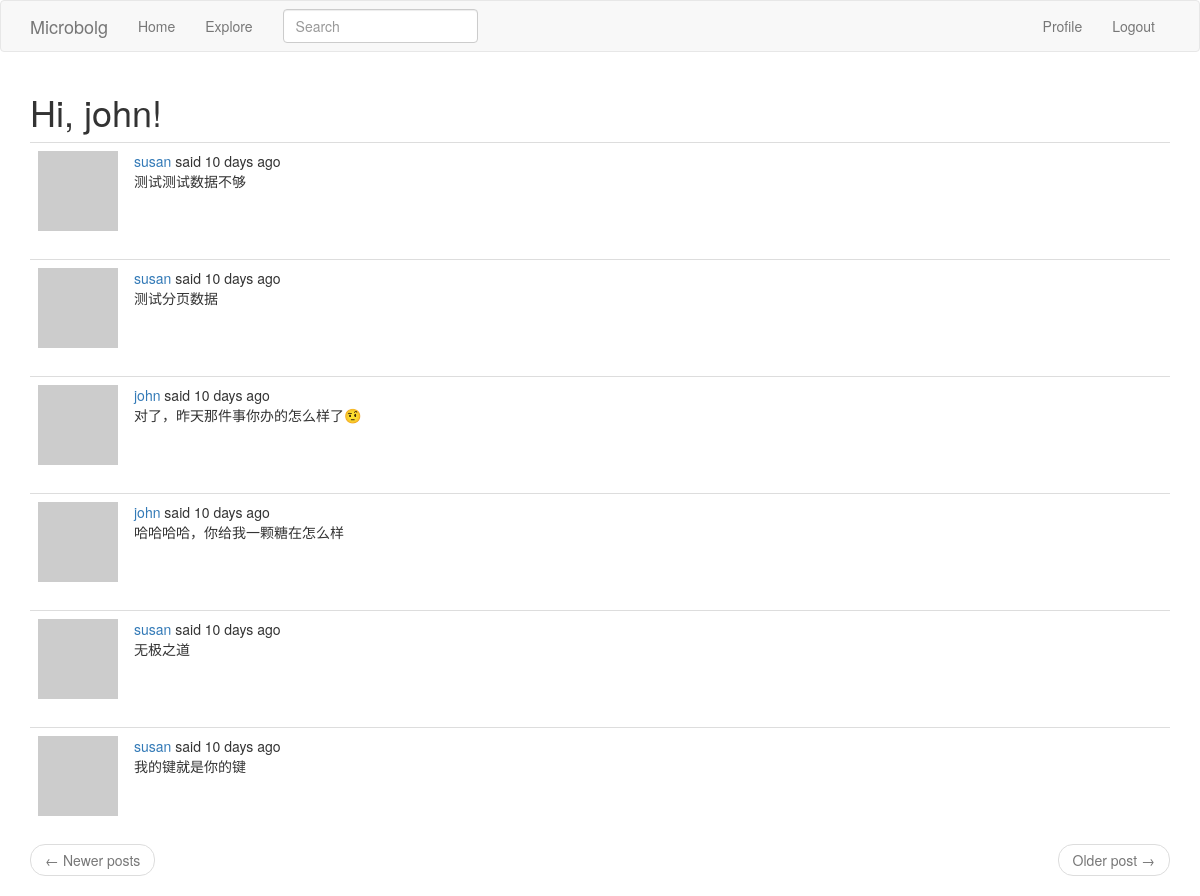
Page /explore (signed in) on the committed database.
### app/models.py (models this page shows, shortened)
class User(UserMixin, db.Model):
    id = db.Column(db.Integer, primary_key=True)
    username = db.Column(db.String(64), index=True, unique=True)
    email = db.Column(db.String(120), index=True, unique=True)
    password_hash = db.Column(db.String(128))
    posts = db.relationship('Post', backref='author', lazy='dynamic')
    about_me = db.Column(db.String(140))
    last_seen = db.Column(db.DateTime, default=datetime.utcnow)
    @login.user_loader
    def load_user(id):
        return User.query.get(int(id))
    def avatar(self, size):
        digest = md5(self.email.lower().encode('utf-8')).hexdigest()
        return 'https://www.gravatar.com/avatar/{}?d=identicon&s={}'.format(
            digest, size
        )
    followed = db.relationship(
        'User', secondary=followers,
        primaryjoin=(followers.c.follower_id == id),
        secondaryjoin=(followers.c.followed_id == id),
        backref=db.backref('followers', lazy='dynamic'),
        lazy='dynamic'
    )

class SearchableMixin(object):
    @classmethod
    def before_commit(cls, session):
        session._changes = {
            'add': [obj for obj in session.new if isinstance(obj, cls)],
            'update': [obj for obj in session.dirty if isinstance(obj, cls)],
            'delete': [obj for obj in session.deleted if isinstance(obj, cls)]
        }
    @classmethod
    def after_commit(cls, session):
        for obj in session._changes['add']:
            add_to_index(cls.__tablename__, obj)
        for obj in session._changes['update']:
            add_to_index(cls.__tablename__, obj)
        for obj in session._changes['delete']:
            remove_from_index(cls.__tablename__, obj)
        session._changes = None

class Post(SearchableMixin, db.Model):
    __searchable__ = ['body']
    id = db.Column(db.Integer, primary_key=True)
    body = db.Column(db.String(140))
    timestamp = db.Column(db.DateTime, index=True, default=datetime.utcnow)
    user_id = db.Column(db.Integer, db.ForeignKey('user.id'))
    language = db.Column(db.String(5))

### app/main/routes.py (the view)
@bp.route('/explore')
@login_required
def explore():
    page = request.args.get('page', 1, type=int)
    posts = Post.query.order_by(Post.timestamp.desc()).paginate(
        page, current_app.config['POSTS_PER_PAGE'], False
    )
    next_url = url_for('main.explore', page=posts.next_num) \
        if posts.has_next else None
    prev_url = url_for('main.explore', page=posts.prev_num) \
        if posts.has_prev else None
    return render_template('index.html', title=_('Explore'), posts=posts.items,
                           next_url=next_url, prev_url=prev_url)

### app/main/forms.py
class SearchForm(FlaskForm):
    q = StringField(_('Search'), validators=[DataRequired()])
    def __init__(self, *args, **kwargs):
        if 'formdata' not in kwargs:
            kwargs['formdata'] = request.args
        if 'csrf_enabled' not in kwargs:
            kwargs['csrf_enabled'] = False
        super(SearchForm, self).__init__(*args, **kwargs)

### app/main/routes.py (called while the page is built)
@bp.before_app_request
def before_request():
    if current_user.is_authenticated:
        current_user.last_seen = datetime.utcnow()
        db.session.commit()
        g.search_form = SearchForm()
    g.locale = str(get_locale())

### app/templates/index.html (shortened to what this page needs)
{% extends "base.html" %}
{% import "bootstrap/wtf.html" as wtf %}
{% block app_content %}
    {% if current_user.username %}
    <h1>{{ _('Hi, %(username)s!', username=current_user.username) }}</h1>
    {% else %}
    <h1>Hi,Welcome.</h1>
    {% endif %}
    {% for post in posts %}
        {%include '_post.html'%}
    {% endfor %}
    <nav aria-label="...">
        <ul class="pager">
            <li class="previous{% if not prev_url %} disabled{% endif %}">
                <a href="{{ prev_url or '#'}}">
                    <span aria-hidden="true">&larr;</span> {{ _('Newer posts') }}
                </a>
            </li>
            <li class="next{% if not next_url %} disabled{% endif %}">
                <a href="{{ next_url or '#'}}">
                    {{ _('Older post') }} <span aria-hidden="true">&rarr;</span>
                </a>
            </li>
        </ul>
    </nav>
{% endblock %}

### app/templates/_post.html (shortened to what this page needs)
<table class="table table-hover">
    <tr>
        <td width='70px'>
            <a href=" {{ url_for('main.user', username=post.author.username) }} ">
                <img src="{{ post.author.avatar(70) }}" />
            </a>
        </td>
        <td>
            {{ _('%(username)s said %(when)s',username=user_link,when=moment(post.timestamp).fromNow()) }}
            <br>
            {{ post.body }}
        </td>
    </tr>
</table>

### rows in the picture
Post: body "测试测试数据不够"
Post: body "测试分页数据"
Post: body "对了，昨天那件事你办的怎么样了🤨"
Post: body "哈哈哈哈，你给我一颗糖在怎么样"
Post: body "无极之道"
Post: body "我的键就是你的键"
